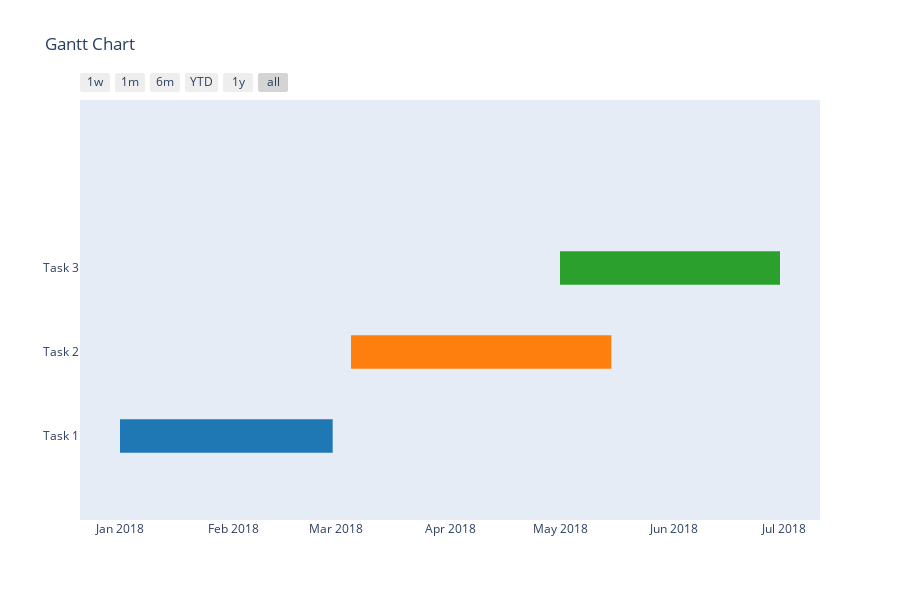

The notebook cell this image was saved under:
### Code cell
fig = ff.create_gantt(tasks)

py.iplot(fig)

### Figure 1 — Plotly figure (JSON) as saved in the notebook; plotly's stock layout.template omitted (floating-point values rounded to 4 significant figures)
{"data": [{"fill": "toself", "fillcolor": "rgb(255, 127, 14)", "hoverinfo": "name", "legendgroup": "rgb(255, 127, 14)", "mode": "none", "name": "Task 2", "type": "scatter", "x": ["2018-03-05", "2018-05-15", "2018-05-15", "2018-03-05"], "y": [0.8, 0.8, 1.2, 1.2]}, {"fill": "toself", "fillcolor": "rgb(31, 119, 180)", "hoverinfo": "name", "legendgroup": "rgb(31, 119, 180)", "mode": "none", "name": "Task 1", "type": "scatter", "x": ["2018-01-01", "2018-02-28", "2018-02-28", "2018-01-01"], "y": [-0.2, -0.2, 0.2, 0.2]}, {"fill": "toself", "fillcolor": "rgb(44, 160, 44)", "hoverinfo": "name", "legendgroup": "rgb(44, 160, 44)", "mode": "none", "name": "Task 3", "type": "scatter", "x": ["2018-05-01", "2018-06-30", "2018-06-30", "2018-05-01"], "y": [1.8, 1.8, 2.2, 2.2]}, {"legendgroup": "rgb(255, 127, 14)", "marker": {"color": "rgb(255, 127, 14)", "opacity": 0, "size": 1}, "mode": "markers", "name": "", "showlegend": false, "text": [null, null], "type": "scatter", "x": ["2018-03-05", "2018-05-15"], "y": [1, 1]}, {"legendgroup": "rgb(31, 119, 180)", "marker": {"color": "rgb(31, 119, 180)", "opacity": 0, "size": 1}, "mode": "markers", "name": "", "showlegend": false, "text": [null, null], "type": "scatter", "x": ["2018-01-01", "2018-02-28"], "y": [0, 0]}, {"legendgroup": "rgb(44, 160, 44)", "marker": {"color": "rgb(44, 160, 44)", "opacity": 0, "size": 1}, "mode": "markers", "name": "", "showlegend": false, "text": [null, null], "type": "scatter", "x": ["2018-05-01", "2018-06-30"], "y": [2, 2]}], "layout": {"height": 600, "hovermode": "closest", "showlegend": false, "title": {"text": "Gantt Chart"}, "xaxis": {"rangeselector": {"buttons": [{"count": 7, "label": "1w", "step": "day", "stepmode": "backward"}, {"count": 1, "label": "1m", "step": "month", "stepmode": "backward"}, {"count": 6, "label": "6m", "step": "month", "stepmode": "backward"}, {"count": 1, "label": "YTD", "step": "year", "stepmode": "todate"}, {"count": 1, "label": "1y", "step": "year", "stepmode": "backward"}, {"step": "all"}]}, "showgrid": false, "type": "date", "zeroline": false}, "yaxis": {"autorange": false, "range": [-1, 4], "showgrid": false, "ticktext": ["Task 1", "Task 2", "Task 3"], "tickvals": [0, 1, 2], "zeroline": false}}}
